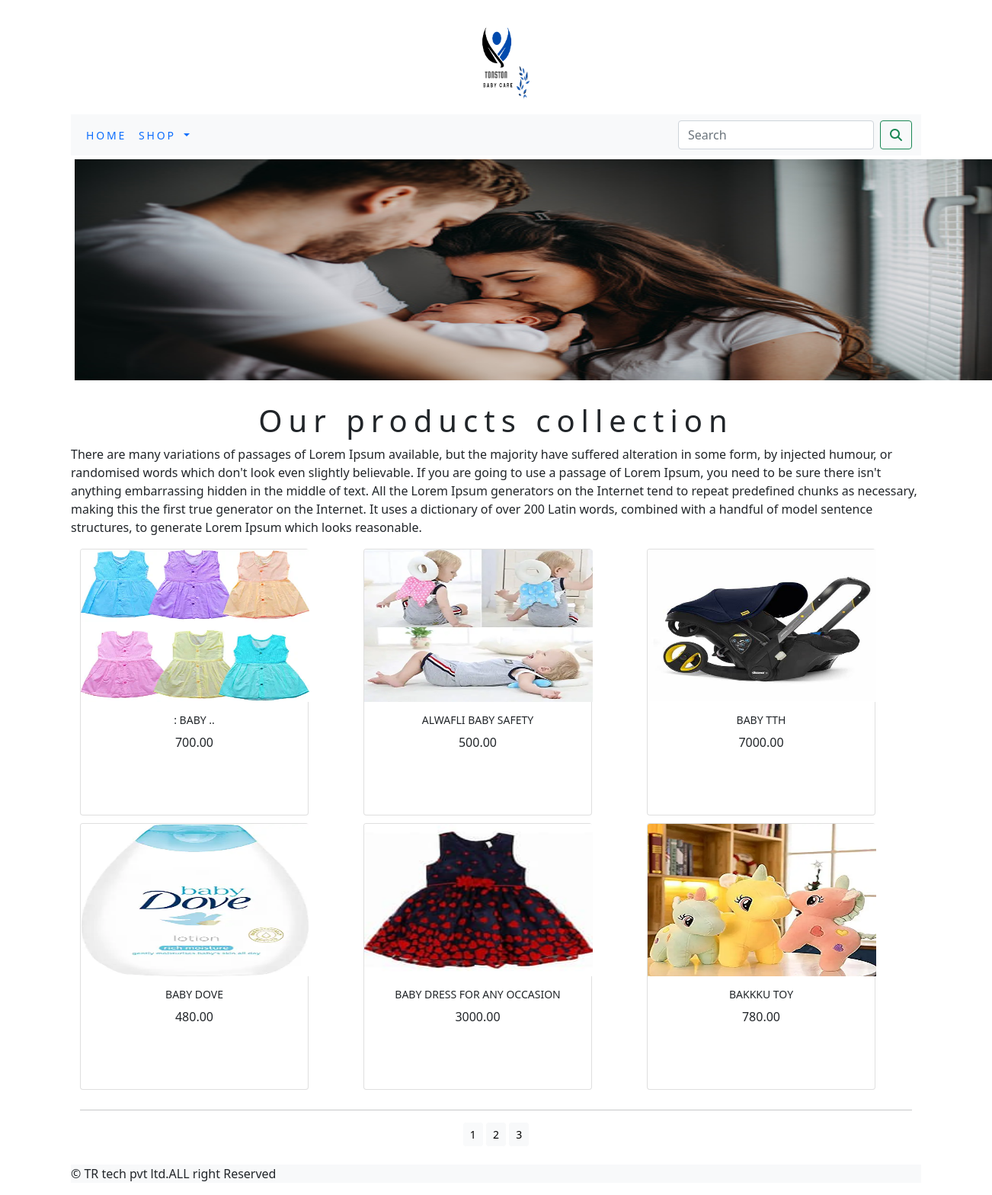
The page /toy/ on the database its author committed.
### toyapp/models.py (models this page shows, shortened)
class Product(models.Model):
    name=models.CharField(max_length=250,unique=True)
    slug = models.SlugField(max_length=250, unique=True)
    description = models.TextField(blank=True)
    price=models.DecimalField(max_digits=10,decimal_places=2)
    category=models.ForeignKey(Category,on_delete=models.CASCADE)
    img= models.ImageField(upload_to='product', blank=True)
    stock=models.IntegerField()
    available=models.BooleanField(default=True)
    created=models.DateTimeField(auto_now_add=True)
    updated=models.DateTimeField(auto_now=True)
    def get_url(self):
        return reverse('toyapp:productCatdetail',args=[self.category.slug,self.slug])
    class Meta:
        ordering = ('name',)
        verbose_name = 'product',
        verbose_name_plural = 'products'

### toyapp/views.py (the view)
# urls.py: path('',views.allProdCat,name='allProdcat'),
def allProdCat(request,c_slug=None):
    c_page = None
    products_list = None
    if c_slug!= None:
        c_page=get_object_or_404(Category,slug=c_slug)
        products_list=Product.objects.all().filter(category=c_page,available=True)
    else:
        products_list=Product.objects.all().filter(available=True)
    paginator=Paginator(products_list,6)
    try:
        page=int(request.GET.get('page','1'))
    except:
        page=1
    try:
        products=paginator.page(page)
    except (EmptyPage,InvalidPage):
        products=paginator.page(paginator.num_pages)
    return render(request,"category.html",{'category':c_page,'products':products})

### cart/context_processors.py (called while the page is built)
def counter(request):
    item_count=0
    if 'admin'in request.path:
        return {}
    else:
        try:
            cart=Cart.objects.filter(cart_id=_cart_id(request))
            car_items=CartItem.objects.all().filter(cart=cart[:1])
            for cart_item in car_items:
                item_count += cart_item.quantity
        except Cart.DoesNotExits:
            item_count=0
    return dict(item_count=item_count)

### cart/views.py (called while the page is built)
def _cart_id(request):
    cart=request.session.session_key
    if not cart:
        cart=request.session.create()
    return cart

### toyapp/context_processors.py (called while the page is built)
def menu_links(request):
    links=Category.objects.all()
    return dict(links=links)

### toyapp/models.py (called while the page is built)
    def get_url(self):
        return  reverse('toyapp:products_by_category',args=[self.slug])

### toyapp/templates/category.html (shortened to what this page needs)
{% extends 'base.html' %}
{% load static %}
{% block content %}
<div class="mx_auto">
        {% if category %}
        <img class="my_image" src="{{category.img.url}}" alt="{{category.name}}">
</div>
    <br>
<div>
        <h1 class="text-center my_title">{{category.name}}</h1>
        <P class="text-justify">{{category.description}}</P>
</div>
    {% else %}
<div>
     <img class="my_image my_image_padding"  src="{% static 'img/babybanner.jpg'  %}" alt="Our products" style="width:1250px;height:300px;" >
</div>
<br>
<div>
      <h1 class="text-center my_title"  > Our products collection   </h1>
       <p class="text-justify">There are many variations of passages of Lorem Ipsum available, but the majority have suffered alteration in some form, by injected humour, or randomised words which don't look even slightly believable. If you are going to use a passage of Lorem Ipsum, you need to be sure there isn't anything embarrassing hidden in the middle of text. All the Lorem Ipsum generators on the Internet tend to repeat predefined chunks as necessary, making this the first true generator on the Internet. It uses a dictionary of over 200 Latin words, combined with a handful of model sentence structures, to generate Lorem Ipsum which looks reasonable.</p>
</div>
{% endif %}
    <div class="container">
        <div class="row mx_auto">
            {% for product in products.object_list %}
            <div class="my_bottom_margin col-9 col-sm-12 col-md-4  xol-lg-4">
                <div class="card text-center" style="width:300px;height:350px;">
                    <a href="{{product.get_url}}"><img class="card-img-top my_image" style="width:300px;height:200px;" src="{{product.img.url}}" alt='image' ></a>
                 <div class="card-body">
                    <h4>{{product.name}}</h4>
                    <p>{{product.price}}</p>
                </div>
            </div>
                </div>
            {% endfor %}
        </div>
        <div class="mx-auto">
            {% if products.paginator.num_pages > 1 %}
            <hr>
            <div class="text-center">
                {% for pg in products.paginator.page_range %}
                    <a href="?page={{pg}}" class="btn btn-light btn-sm {% if products.number == pg %} active {% endif %}">{{pg}}</a>
                {% endfor %}
            </div>
            {% endif %}
          </div>
        <br>
    </div>
{% endblock %}

### toyapp/templates/base.html (shortened to what this page needs)
{% load static %}
<!DOCTYPE html>
<html lang="en">
<head>
   <link rel="stylesheet" href="{% static 'css/custom.css' %}">
    <link href="https://cdn.jsdelivr.net/npm/bootstrap@5.1.3/dist/css/bootstrap.min.css" rel="stylesheet"
>
</head>
<body>
<div>
<div class="container">
{% include 'header.html' %}
{% include 'navbar.html' %}
{% block content %}
{% endblock %}
</div>
{% include 'footer.html' %}
</div>
</body>
</html>

### toyapp/templates/header.html
{% load static %}
<header>
  <center>
    <a href="{%url 'toyapp:allProdcat' %}"> <img src="{% static 'img/babycare.png' %}" alt="logimage" width="100px"; height="150";></a>
  </center>
</header>

### toyapp/templates/navbar.html (shortened to what this page needs)
<nav class="navbar navbar-expand-lg bg-light">
  <div class="container-fluid">
    <div class="collapse navbar-collapse" id="navbarSupportedContent">
      <ul class="navbar-nav me-auto mb-2 mb-lg-0">
        <li class="nav-item">
          <a class="nav-link" href="#">Home</a>
        </li>
        <li class="nav-item dropdown {% if 'toyapp' in request.path %} active {% endif %}">
          <a class="nav-link dropdown-toggle" href="#" id="navbarDropdown" role="button" data-bs-toggle="dropdown" aria-expanded="false">
           Shop
          </a>
        </li>
      </ul>
      <form class="d-flex" action="{% url 'search_app:searchResult' %}" method="get">
        <input class="form-control me-2" type="search" placeholder="Search" name="q" aria-label="Search">
        <button class="btn btn-outline-success" type="submit"><i class="fa fa-search" ></i></button>
      </form>
    </div>
  </div>
</nav>

### toyapp/templates/footer.html
<div class="footer navbar-fixed-bottom my_footer">
    <p>&copy; TR tech pvt ltd.ALL right Reserved</p>
</div>

### static/css/custom.css (style rules this page uses)
.nav-item { letter-spacing : .2em; font-size :14px; text-transform : uppercase; }
.my_footer { background-color:#f8f9fa; height;60px; }
.my_image { width:100%; height:auto; }
.my_title { font-size;16px; text_transform:uppercase; letter-spacing:.2em; }
.my_image_padding { padding:5px; }
.my_bottom_margin { margin-bottom:10px; }
.card-body h4 { font-size:14px; text-transform:uppercase; latter-spacing:.2em }

### rows shown on the page
Product: img (picture), name ": BABY ..", price "700.00"
Product: img (picture), name "ALWAFLI BABY SAFETY", price "500.00"
Product: img (picture), name "BABY TTH", price "7000.00"
Product: img (picture), name "BABY DOVE", price "480.00"
Product: img (picture), name "BABY DRESS FOR ANY OCCASION", price "3000.00"
Product: img (picture), name "BAKKKU TOY", price "780.00"

### other values the page prints
{{ pg }} "1" "2" "3"
